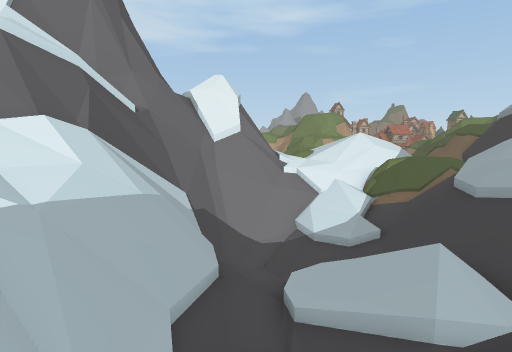
[1] (above)

16 first-person views from a walk through a Unity game level. The camera is 1.4 m above the floor, tilts 6° down and sees 80° across. Doors are open. The floor is counted in squares, 2 m on a side. Each view is taken from the middle of a square. On the plan, view 1 faces up. The plan holds only what a view shows up to about 10 squares ahead; the rest is blank. The place goes on beyond the plan. The player is left out. Some animated figures are left out.

[2]
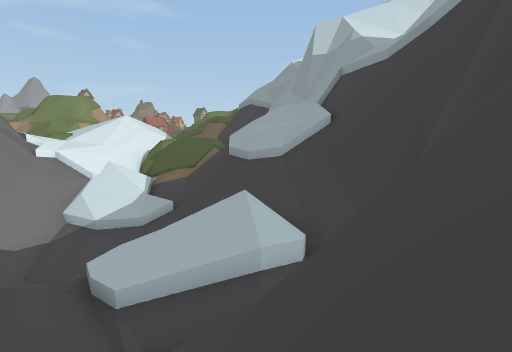

[3]
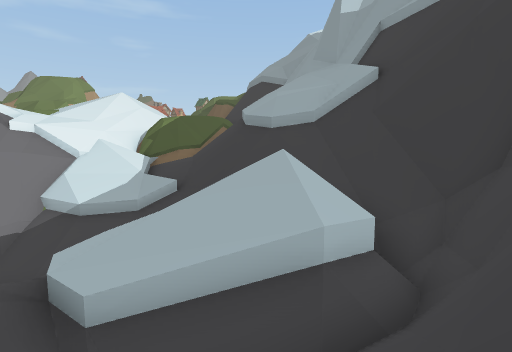

[4]
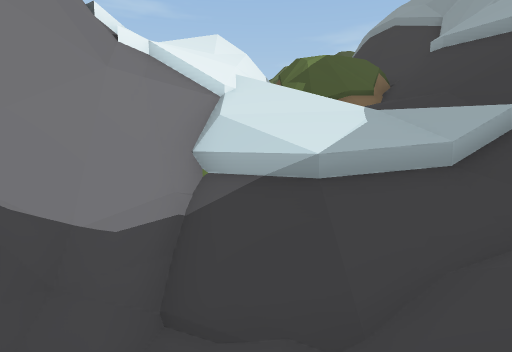

[5]
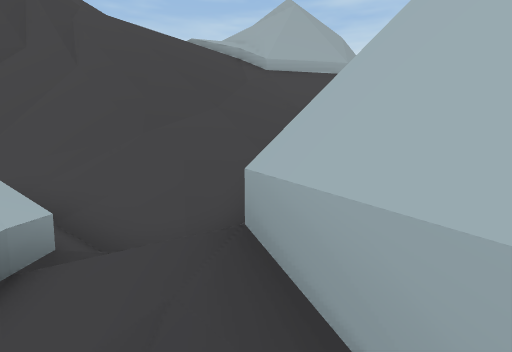

[6]
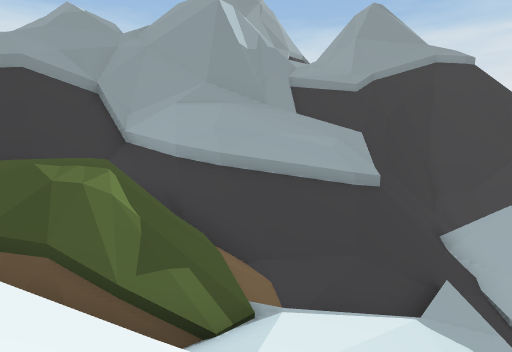

[7]
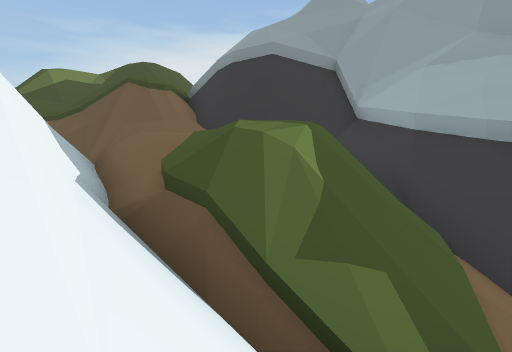

[8]
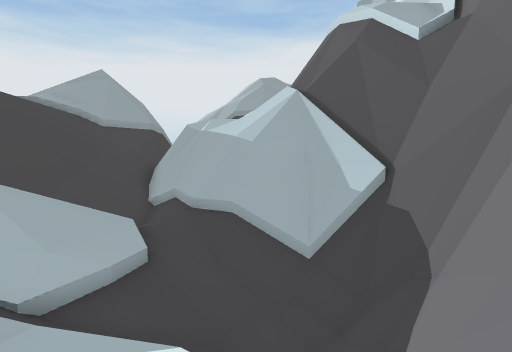

[9]
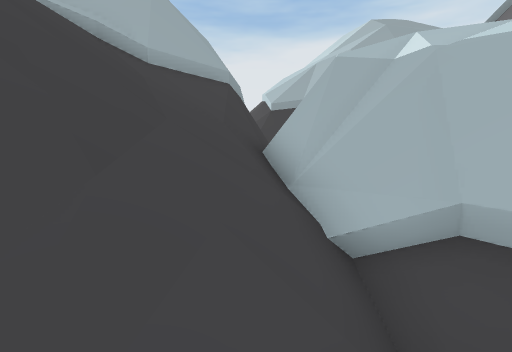

[10]
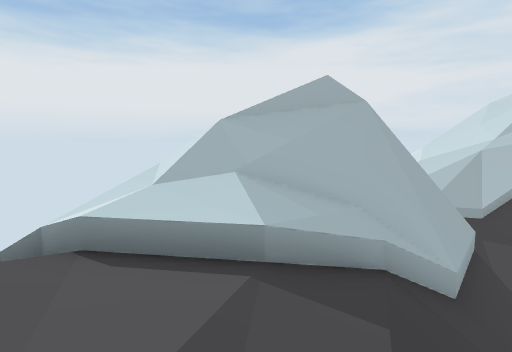

[11]
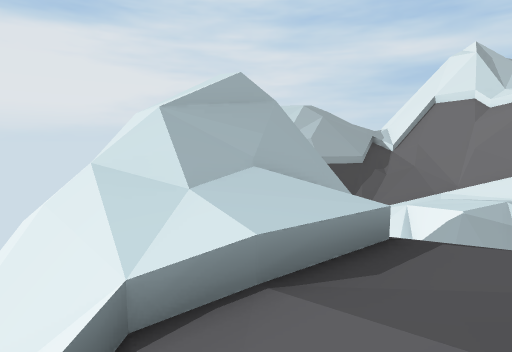

[12]
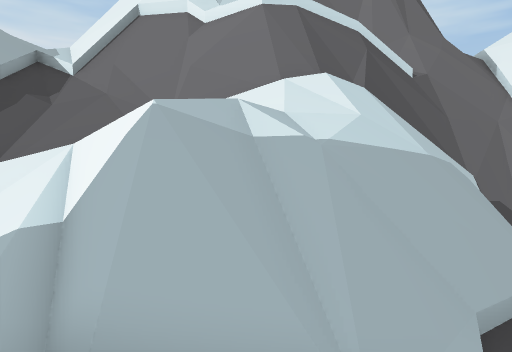

[13]
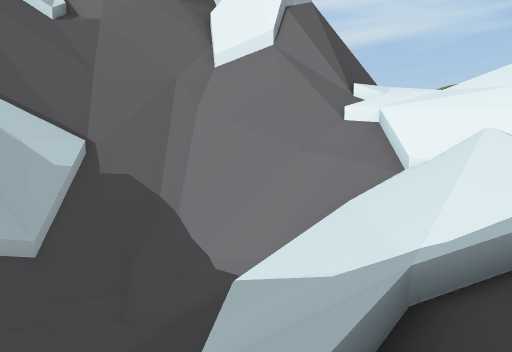

[14]
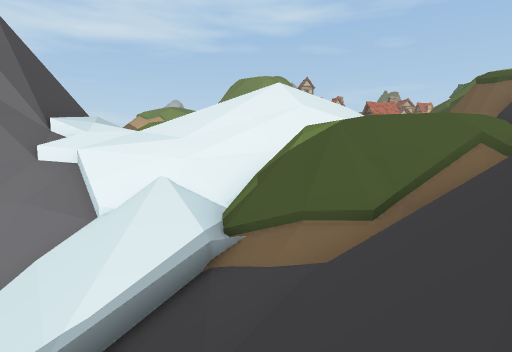

[15]
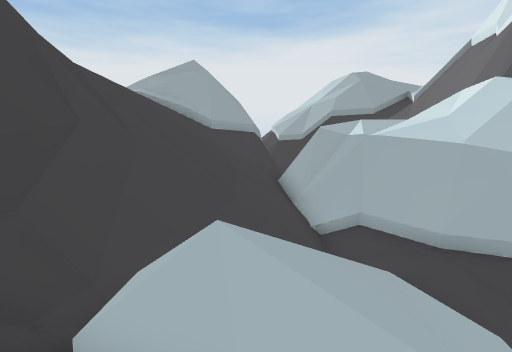

[16]
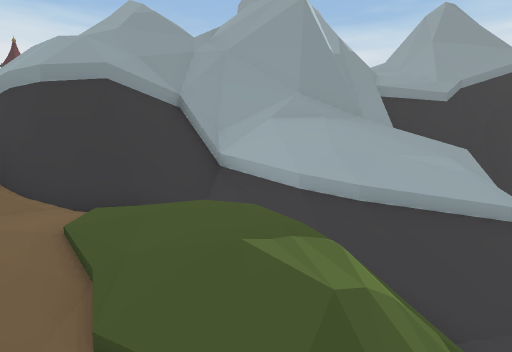

### Floor plan
Key: @ floor where view 1 was taken; # wall or solid block; . main floor; : floor 1.5 m higher than the main floor; + floor 2.5 m higher than the main floor; * floor 3.25 m higher than the main floor; % floor 4 m higher than the main floor; - floor 8.75 m lower than the main floor; _ floor 9.5 m lower than the main floor; / step, stairs or slope; = window, fence, low wall or low ledge; ^ raised ledge; v drop or lower ground.
Columns run from 6 left of view 1 to 16 right of it. Each row starts with its distance up from view 1.
 18       ##/.///##//////
 17       ##////#/////##/
 16       ##v///=/.../#v/
 15       ###////////=#vv
 14      ###//////=vvv#vv^#
 13     ^#//////////###vv^
 12     ^/_////////##  v^
 11     ^/-///////##   ##
 10     ^////////##
  9     ^////////#
  8     ##///////#
  7     ^#///////#
  6     ^//#////##
  5     #//////###
  4    ^#//==#=##
  3    ^#//v#^^^#
  2 ####/////vv
  1 ^^^///////v#
  0  vvv//@////#
 -1  v.###////
 -2   v v=//+/
 -3     =#**=//
 -4     =#%*+/
 -5      ==+:
 -6        v

Where each view was taken, in squares from view 1:
view 1: 0 up, 0 right, facing up
view 2: 1 up, 1 left, facing up-right
view 3: 3 up, 0 right, facing up-right
view 4: 10 up, 1 left, facing up-right
view 5: 9 up, 1 left, facing down
view 6: 17 up, 3 right, facing down-right
view 7: 16 up, 4 right, facing right
view 8: 15 up, 4 right, facing down-left
view 9: 6 up, 2 right, facing down-left
view 10: 0 up, 3 right, facing down-left
view 11: 3 down, 4 right, facing left
view 12: 1 up, 1 left, facing up-left
view 13: 10 up, 5 right, facing up-left
view 14: 10 up, 6 right, facing up
view 15: 9 up, 6 right, facing down-left
view 16: 18 up, 6 right, facing down-right
